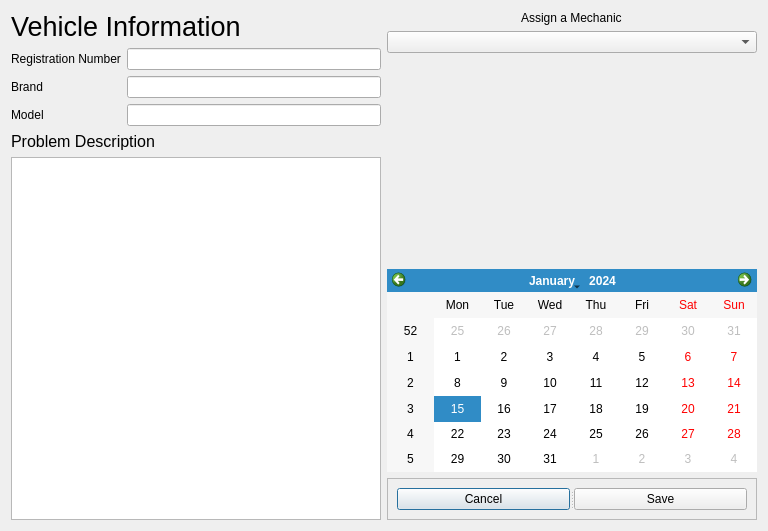
<?xml version="1.0" encoding="UTF-8"?>
<ui version="4.0">
 <class>createticket</class>
 <widget class="QDialog" name="createticket">
  <property name="geometry">
   <rect>
    <x>0</x>
    <y>0</y>
    <width>768</width>
    <height>531</height>
   </rect>
  </property>
  <property name="windowTitle">
   <string>Create Tickets</string>
  </property>
  <layout class="QHBoxLayout" name="horizontalLayout_3">
   <item>
    <layout class="QVBoxLayout" name="verticalLayout_4">
     <item>
      <widget class="QLabel" name="label">
       <property name="font">
        <font>
         <pointsize>20</pointsize>
         <underline>false</underline>
        </font>
       </property>
       <property name="text">
        <string>Vehicle Information</string>
       </property>
      </widget>
     </item>
     <item>
      <layout class="QHBoxLayout" name="horizontalLayout">
       <item>
        <layout class="QVBoxLayout" name="verticalLayout">
         <item>
          <widget class="QLabel" name="label_2">
           <property name="text">
            <string>Registration Number</string>
           </property>
          </widget>
         </item>
         <item>
          <widget class="QLabel" name="label_3">
           <property name="text">
            <string>Brand</string>
           </property>
          </widget>
         </item>
         <item>
          <widget class="QLabel" name="label_4">
           <property name="text">
            <string>Model</string>
           </property>
          </widget>
         </item>
        </layout>
       </item>
       <item>
        <layout class="QVBoxLayout" name="verticalLayout_2">
         <item>
          <widget class="QLineEdit" name="regNum"/>
         </item>
         <item>
          <widget class="QLineEdit" name="brandName"/>
         </item>
         <item>
          <widget class="QLineEdit" name="modelNum"/>
         </item>
        </layout>
       </item>
      </layout>
     </item>
     <item>
      <layout class="QVBoxLayout" name="verticalLayout_3">
       <item>
        <widget class="QLabel" name="label_5">
         <property name="font">
          <font>
           <pointsize>12</pointsize>
          </font>
         </property>
         <property name="text">
          <string>Problem Description</string>
         </property>
        </widget>
       </item>
       <item>
        <widget class="QPlainTextEdit" name="probDescription"/>
       </item>
      </layout>
     </item>
    </layout>
   </item>
   <item>
    <layout class="QVBoxLayout" name="verticalLayout_7">
     <item>
      <layout class="QVBoxLayout" name="verticalLayout_5">
       <item alignment="Qt::AlignHCenter">
        <widget class="QLabel" name="label_6">
         <property name="text">
          <string>Assign a Mechanic</string>
         </property>
        </widget>
       </item>
       <item>
        <widget class="QComboBox" name="comboBox"/>
       </item>
       <item>
        <spacer name="verticalSpacer">
         <property name="orientation">
          <enum>Qt::Vertical</enum>
         </property>
         <property name="sizeHint" stdset="0">
          <size>
           <width>20</width>
           <height>40</height>
          </size>
         </property>
        </spacer>
       </item>
      </layout>
     </item>
     <item>
      <layout class="QVBoxLayout" name="verticalLayout_6">
       <item>
        <widget class="QCalendarWidget" name="calendarWidget"/>
       </item>
       <item>
        <widget class="QFrame" name="frame">
         <property name="frameShape">
          <enum>QFrame::StyledPanel</enum>
         </property>
         <property name="frameShadow">
          <enum>QFrame::Raised</enum>
         </property>
         <layout class="QHBoxLayout" name="horizontalLayout_2">
          <item>
           <widget class="QSplitter" name="splitter">
            <property name="orientation">
             <enum>Qt::Horizontal</enum>
            </property>
            <widget class="QPushButton" name="cancelTkt">
             <property name="text">
              <string>Cancel</string>
             </property>
            </widget>
            <widget class="QPushButton" name="saveTkt">
             <property name="text">
              <string>Save</string>
             </property>
            </widget>
           </widget>
          </item>
         </layout>
        </widget>
       </item>
      </layout>
     </item>
    </layout>
   </item>
  </layout>
 </widget>
 <resources/>
 <connections/>
</ui>
